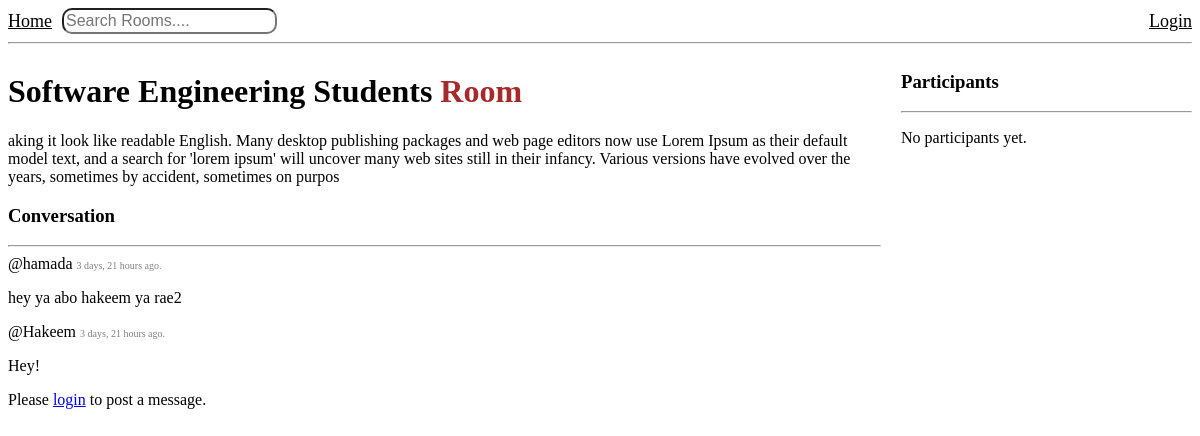
The page /room/2/ on the database as committed earlier.
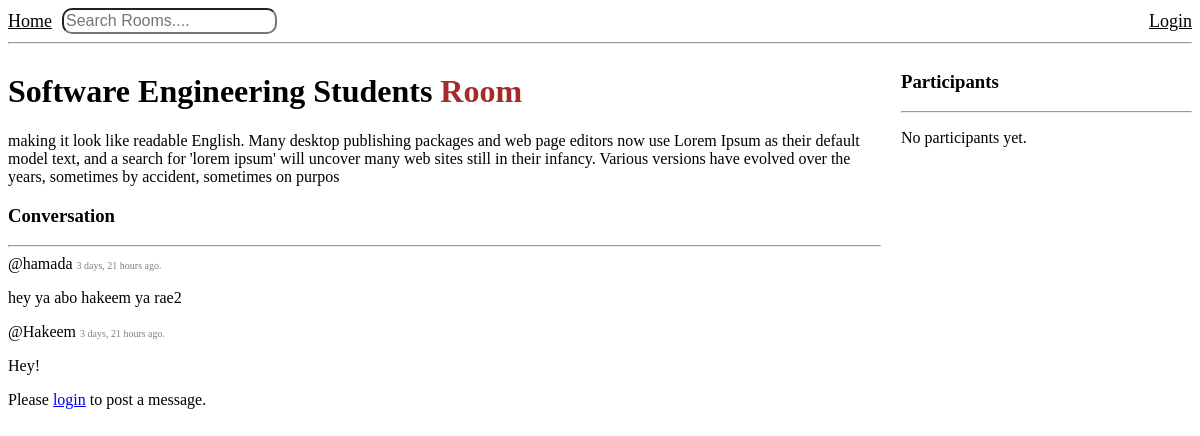
The same page on the database as committed later.
### base/models.py (models this page shows, shortened)
class Room(models.Model):
    host = models.ForeignKey(User, on_delete=models.SET_NULL, null=True)
    topic = models.ForeignKey(Topic, on_delete = models.SET_NULL, null = True)
    name = models.CharField(max_length=200)
    description = models.TextField(null = True, blank = True)
    participants = models.ManyToManyField(User, related_name='participants', blank=True)
    updated = models.DateTimeField(auto_now=True)
    created = models.DateTimeField(auto_now_add=True)
    class Meta:
        ordering = ['-updated', '-created']

### base/views.py (the view, shortened to what this page needs)
# urls.py: path('room/<str:pk>/', views.room, name = "room"),
def room(request, pk):
    room = Room.objects.get(id=pk)
    room_messages = room.message_set.all().order_by('-created')
    participants = room.participants.all()
    context = {'room': room, 'room_messages':room_messages, 'participants': participants}
    return render(request, 'base/room.html', context)

### base/templates/base/room.html (shortened to what this page needs)
{% extends 'main.html' %}
{% block content %}
<div class="room-container">
    <div>
            <h1>
                {{room.name}} <span style="color: brown;"> Room</span>
            </h1>
            <p> {{ room.description }} </p>
                <h3>Conversation</h3>
                <hr>
            <div class="comments-section">
                {% for message in room_messages %}
                    <div class="message">
                        <span>@{{message.user.username}}</span>
                        <span style="font-size: 10px; color: gray;">{{message.created|timesince}} ago.</span>
                        <p> {{message.body}}</p>
                    </div>
                {% empty %}
                    <p>No messages yet. Be the first to message!</p>
                {% endfor %}
            </div>
            <div class="comment-form">
                {% if user.is_authenticated %}
                    <form method="POST" action="">
                        {% csrf_token %}
                        <input type="text" name="body" placeholder="Write your message here..." required>
                    </form>
                {% else %}
                    <p>Please <a href="{% url 'Login' %}">login</a> to post a message.</p>
                {% endif %}
            </div>
    </div>
    <div>
        <h3>Participants</h3>
        <hr>
        {% for user in participants %}
            <div>
                <span>@{{user.username}}</span>
            </div>
        {% empty %}
            <p>No participants yet.</p>
        {% endfor %}
    </div>
</div>
{% endblock %}

Rows that differ between the two databases and show on the page:
changed Room "Software Engineering Students": description "aking it look like readable…" → "making it look like readable…"
